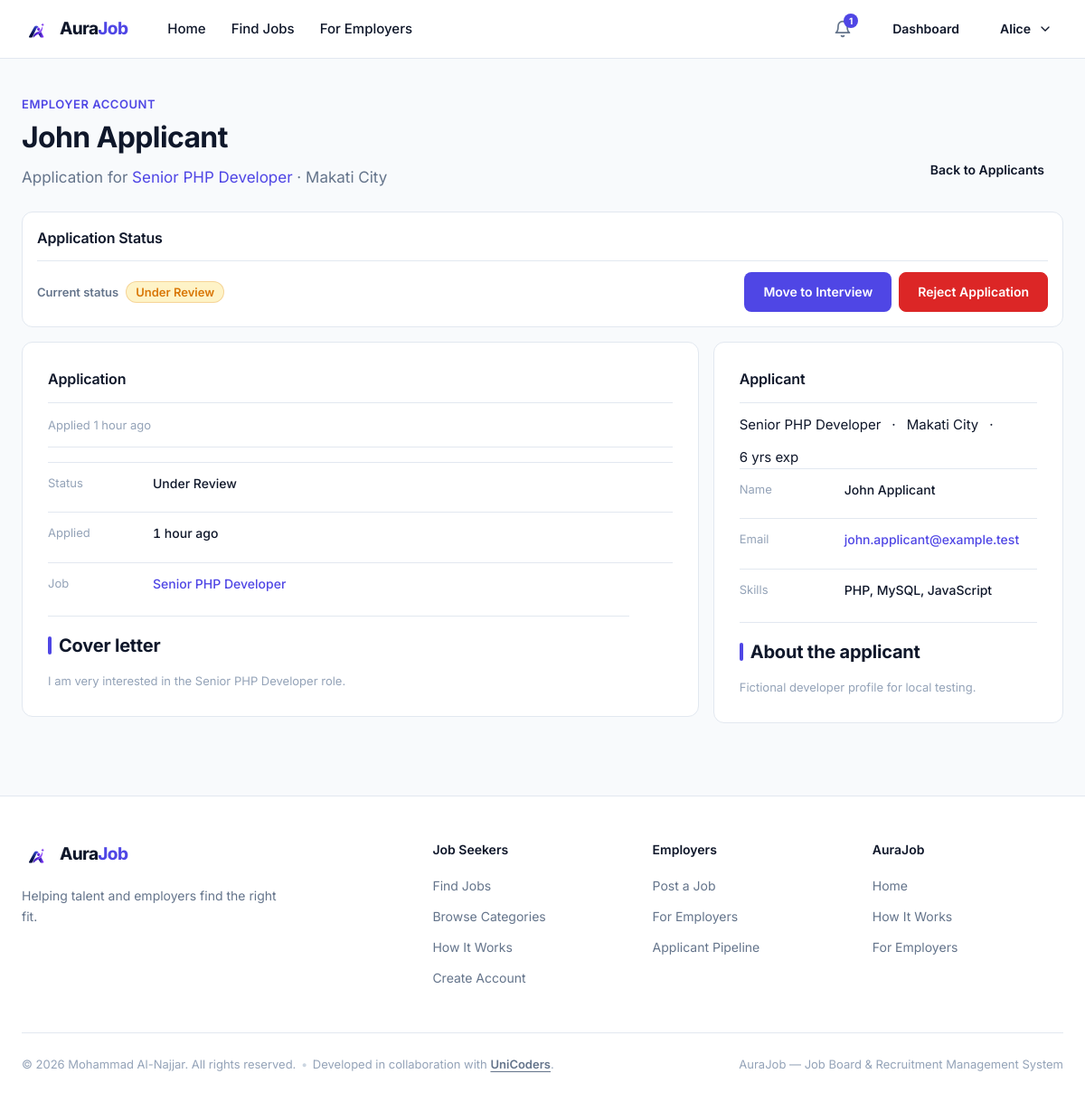
/employer/application.php?id=1 (signed in), run on the app's committed database.
### tables this page shows
CREATE TABLE applications (
    id           INT UNSIGNED  NOT NULL AUTO_INCREMENT,
    applicant_id INT UNSIGNED  NOT NULL,
    job_id       INT UNSIGNED  NOT NULL,
    status       ENUM('applied','under_review','interview','accepted','rejected') NOT NULL DEFAULT 'applied',
    cover_letter TEXT          NULL,
    applied_at   TIMESTAMP     NOT NULL DEFAULT CURRENT_TIMESTAMP,
    updated_at   TIMESTAMP     NOT NULL DEFAULT CURRENT_TIMESTAMP ON UPDATE CURRENT_TIMESTAMP,
    PRIMARY KEY (id),
    UNIQUE KEY uq_applications_applicant_job (applicant_id, job_id),
    KEY idx_applications_applicant (applicant_id),
    KEY idx_applications_job (job_id),
    KEY idx_applications_status (status),
    CONSTRAINT fk_applications_applicant
        FOREIGN KEY (applicant_id) REFERENCES users (id)
        ON DELETE CASCADE,
    CONSTRAINT fk_applications_job
        FOREIGN KEY (job_id) REFERENCES jobs (id)
        ON DELETE CASCADE
);

CREATE TABLE users (
    id             INT UNSIGNED     NOT NULL AUTO_INCREMENT,
    name           VARCHAR(100)     NOT NULL,
    email          VARCHAR(190)     NOT NULL,
    password_hash  VARCHAR(255)     NOT NULL,
    role           ENUM('applicant','employer') NOT NULL DEFAULT 'applicant',
    status         ENUM('active','inactive','banned') NOT NULL DEFAULT 'active',
    created_at     TIMESTAMP        NOT NULL DEFAULT CURRENT_TIMESTAMP,
    updated_at     TIMESTAMP        NOT NULL DEFAULT CURRENT_TIMESTAMP ON UPDATE CURRENT_TIMESTAMP,
    PRIMARY KEY (id),
    UNIQUE KEY uq_users_email (email)
);

CREATE TABLE jobs (
    id                    INT UNSIGNED  NOT NULL AUTO_INCREMENT,
    company_id            INT UNSIGNED  NOT NULL,
    employer_id           INT UNSIGNED  NOT NULL,
    category_id           INT UNSIGNED  NOT NULL,
    title                 VARCHAR(150)  NOT NULL,
    description           TEXT          NOT NULL,
    requirements          TEXT          NULL,
    location              VARCHAR(150)  NOT NULL,
    salary_min            DECIMAL(12,2) NULL,
    salary_max            DECIMAL(12,2) NULL,
    employment_type       ENUM('full_time','part_time','contract','internship','freelance') NOT NULL,
    work_mode             ENUM('onsite','remote','hybrid') NOT NULL DEFAULT 'onsite',
    experience_level      ENUM('entry','junior','mid','senior','lead') NOT NULL DEFAULT 'entry',
    application_deadline  DATE          NULL,
    status                ENUM('active','closed','draft') NOT NULL DEFAULT 'active',
    created_at            TIMESTAMP     NOT NULL DEFAULT CURRENT_TIMESTAMP,
    updated_at            TIMESTAMP     NOT NULL DEFAULT CURRENT_TIMESTAMP ON UPDATE CURRENT_TIMESTAMP,
    PRIMARY KEY (id),
    KEY idx_jobs_status (status),
    KEY idx_jobs_category (category_id),
    KEY idx_jobs_location (location),
    KEY idx_jobs_company (company_id),
    KEY idx_jobs_employer (employer_id),
    KEY idx_jobs_created (created_at),
    CONSTRAINT fk_jobs_company
        FOREIGN KEY (company_id) REFERENCES companies (id)
        ON DELETE CASCADE,
    CONSTRAINT fk_jobs_employer
        FOREIGN KEY (employer_id) REFERENCES users (id)
        ON DELETE CASCADE,
    CONSTRAINT fk_jobs_category
        FOREIGN KEY (category_id) REFERENCES categories (id)
        ON DELETE RESTRICT
);

CREATE TABLE applicant_profiles (
    id                 INT UNSIGNED   NOT NULL AUTO_INCREMENT,
    user_id            INT UNSIGNED   NOT NULL,
    professional_title VARCHAR(100)   NULL,
    bio                TEXT           NULL,
    phone              VARCHAR(255)   NULL,
    location           VARCHAR(120)   NULL,
    experience_years   TINYINT UNSIGNED NULL,
    skills             TEXT           NULL,
    cv_path            VARCHAR(255)   NULL,
    created_at         TIMESTAMP      NOT NULL DEFAULT CURRENT_TIMESTAMP,
    updated_at         TIMESTAMP      NOT NULL DEFAULT CURRENT_TIMESTAMP ON UPDATE CURRENT_TIMESTAMP,
    PRIMARY KEY (id),
    UNIQUE KEY uq_applicant_profiles_user (user_id),
    CONSTRAINT fk_applicant_profiles_user
        FOREIGN KEY (user_id) REFERENCES users (id)
        ON DELETE CASCADE
);

### app/Core/auth.php (called while the page is built, shortened)
<?php
function hirepeak_session_is_https(): bool
{
    return !empty($_SERVER['SERVER_PORT']) && (int) $_SERVER['SERVER_PORT'] === 443;
}
function hirepeak_user(): ?array
{
    $user = $_SESSION['user'];
    return $user;
}
function hirepeak_require_auth(): array
{
    $user = hirepeak_user();
    return $user;
}
function hirepeak_require_role(string $role): array
{
    $user = hirepeak_require_auth();
    return $user;
}

### app/Support/applies-form.php (called while the page is built, shortened)
<?php
function hirepeak_application_transitions(): array
{
    return [
        'applied'      => ['under_review', 'rejected'],
        'under_review' => ['interview', 'rejected'],
        'interview'    => ['accepted', 'rejected'],
        'accepted'     => [],
        'rejected'     => [],
    ];
}

### public/employer/application.php (the view, shortened to what this page needs)
<?php
require dirname(__DIR__, 2) . '/app/Support/html.php';
require dirname(__DIR__, 2) . '/app/Support/applies-form.php';
$user = hirepeak_require_role('employer');
$uid  = (int) $user['id'];
$appId = (int) ($_GET['id'] ?? 0);
$appId = $appId > 0 ? $appId : 0;
$loadError  = false;
$application = null;
try {
    $db = hirepeak_db();
    $stmt = $db->prepare(
        'SELECT a.id, a.job_id, a.status, a.applied_at, a.cover_letter,
                j.title AS job_title,
                j.location AS job_location,
                u.name AS applicant_name,
                u.email AS applicant_email,
                ap.professional_title,
                ap.bio,
                ap.phone,
                ap.location AS applicant_location,
                ap.experience_years,
                ap.skills,
                ap.cv_path
         FROM applications a
         INNER JOIN jobs j ON j.id = a.job_id
         INNER JOIN users u ON u.id = a.applicant_id
         LEFT JOIN applicant_profiles ap ON ap.user_id = a.applicant_id
         WHERE a.id = ? AND j.employer_id = ?
         LIMIT 1'
    );
    $stmt->bind_param('ii', $appId, $uid);
    $stmt->execute();
    $application = $stmt->get_result()->fetch_assoc() ?: null;
} catch (\Throwable $e) {
    error_log('[hirepeak] employer application load failed: ' . $e->getMessage());
    $loadError = true;
}
?>
<!DOCTYPE html>
<html lang="en">
<head>
  <link rel="stylesheet" href="/assets/css/style.css">
</head>
<body>
  <?php require dirname(__DIR__, 2) . '/app/Views/header.php'; ?>
  <main id="main" class="dash-main employer-application-page">
    <div class="container">
      <?php if ($loadError): ?>
        <section class="dash-alert" role="alert" aria-labelledby="application-error-title">
          <h1 id="application-error-title">Something went wrong on our side.</h1>
          <p>We couldn't load this application right now. Please try again in a moment.</p>
          <a class="btn btn--primary" href="<?php echo hirepeak_url('employer/applicants.php?job_id=' . (int) $application['job_id']); ?>">Back to Applicants</a>
        </section>
      <?php else: ?>
        <?php
        $jobId     = (int) $application['job_id'];
        $status    = (string) $application['status'];
        $statusLabel = hirepeak_application_status_label($status);
        $nextStatuses = hirepeak_application_transitions()[$status] ?? [];
        $transitionLabel = [
            'under_review' => 'Move to Under Review',
            'interview'    => 'Move to Interview',
            'accepted'     => 'Accept Application',
            'rejected'     => 'Reject Application',
        ];
        ?>
        <header class="dash-head dash-head--application-review">
          <div>
            <p class="dash-eyebrow">Employer account</p>
            <h1 class="dash-title"><?php echo hirepeak_esc((string) $application['applicant_name']); ?></h1>
            <p class="dash-text">Application for
              <a class="job-inline-link" href="<?php echo hirepeak_url('job-details.php?id=' . (int) $jobId); ?>"><?php echo hirepeak_esc((string) $application['job_title']); ?></a>
              <?php if (trim((string) ($application['job_location'] ?? '')) !== ''): ?>
                &middot; <?php echo hirepeak_esc((string) $application['job_location']); ?>
              <?php endif; ?>
            </p>
          </div>
          <div class="dash-head__cta-wrap">
            <a class="btn btn--ghost" href="<?php echo hirepeak_url('employer/applicants.php?job_id=' . (int) $jobId); ?>">Back to Applicants</a>
          </div>
        </header>
        <section class="dash-panel dash-panel--full application-status-panel" aria-labelledby="application-status-title">
          <div class="panel-head">
            <h2 class="panel-head__title" id="application-status-title">Application Status</h2>
          </div>
          <div class="application-status-panel__body">
            <div class="application-status-panel__current">
              <span class="application-status-panel__label">Current status</span>
              <?php echo hirepeak_application_status_badge($status); ?>
            </div>
            <?php if ($nextStatuses !== []): ?>
              <div class="application-status-panel__actions" aria-label="Available status actions">
                <?php foreach ($nextStatuses as $nextStatus): ?>
                  <form class="inline-form" action="<?php echo hirepeak_url('employer/application.php?id=' . (int) $appId); ?>" method="post">
                    <button class="btn <?php echo $nextStatus === 'rejected' ? 'btn--danger' : 'btn--primary'; ?>" type="submit">
                      <?php echo hirepeak_esc((string) ($transitionLabel[$nextStatus] ?? hirepeak_application_status_label((string) $nextStatus))); ?>
                    </button>
                  </form>
                <?php endforeach; ?>
              </div>
            <?php else: ?>
              <p class="application-status-panel__final"><?php echo hirepeak_esc($statusLabel); ?> is a final status — no further status changes are available.</p>
            <?php endif; ?>
          </div>
        </section>
        <div class="jd-layout employer-application-layout">
          <section class="dash-panel jd-main employer-application-card" aria-labelledby="application-overview-title">
            <div class="panel-head">
              <h2 class="panel-head__title" id="application-overview-title">Application</h2>
            </div>
            <p class="application-overview__meta">
              <span class="app-row__date">Applied <?php echo hirepeak_esc(hirepeak_relative_time((string) $application['applied_at'])); ?></span>
            </p>
            <dl class="jd-facts__list">
              <?php if ($statusLabel !== ''): ?>
                <div class="jd-fact"><dt>Status</dt><dd><?php echo hirepeak_esc((string) $statusLabel); ?></dd></div>
              <?php endif; ?>
              <div class="jd-fact"><dt>Applied</dt><dd><?php echo hirepeak_esc(hirepeak_relative_time((string) $application['applied_at'])); ?></dd></div>
              <div class="jd-fact"><dt>Job</dt><dd><a href="<?php echo hirepeak_url('job-details.php?id=' . (int) $jobId); ?>"><?php echo hirepeak_esc((string) $application['job_title']); ?></a></dd></div>
            </dl>
            <?php if (trim((string) ($application['cover_letter'] ?? '')) !== ''): ?>
              <div class="jd-prose">
                <h2>Cover letter</h2>
                <p class="apply-details__note"><?php echo hirepeak_esc($application['cover_letter']); ?></p>
              </div>
            <?php endif; ?>
          </section>
          <aside class="dash-panel jd-aside employer-applicant-card" aria-labelledby="applicant-details-title">
            <div class="panel-head">
              <h2 class="panel-head__title" id="applicant-details-title">Applicant</h2>
            </div>
            <p class="app-row__meta">
              <?php echo hirepeak_esc((string) ($application['professional_title'] ?? '')); ?>
              <?php if (trim((string) ($application['applicant_location'] ?? '')) !== ''): ?>
                <span class="row-dot" aria-hidden="true">&middot;</span>
                <?php echo hirepeak_esc((string) $application['applicant_location']); ?>
              <?php endif; ?>
              <?php if ((int) ($application['experience_years'] ?? 0) > 0): ?>
                <span class="row-dot" aria-hidden="true">&middot;</span>
                <?php echo (int) $application['experience_years']; ?> yrs exp
              <?php endif; ?>
            </p>
            <dl class="jd-facts__list">
              <div class="jd-fact"><dt>Name</dt><dd><?php echo hirepeak_esc((string) $application['applicant_name']); ?></dd></div>
              <div class="jd-fact"><dt>Email</dt><dd><a href="mailto:<?php echo hirepeak_esc((string) $application['applicant_email']); ?>"><?php echo hirepeak_esc((string) $application['applicant_email']); ?></a></dd></div>
              <?php if (trim((string) ($application['skills'] ?? '')) !== ''): ?>
                <div class="jd-fact"><dt>Skills</dt><dd><?php echo hirepeak_esc((string) $application['skills']); ?></dd></div>
              <?php endif; ?>
            </dl>
            <?php if (trim((string) ($application['bio'] ?? '')) !== ''): ?>
              <div class="jd-prose">
                <h2>About the applicant</h2>
                <p class="apply-details__note"><?php echo hirepeak_esc((string) $application['bio']); ?></p>
              </div>
            <?php endif; ?>
          </aside>
        </div>
      <?php endif; ?>
    </div>
  </main>
  <?php require dirname(__DIR__, 2) . '/app/Views/footer.php'; ?>
</body>
</html>

### app/Support/html.php (shortened to what this page needs)
<?php
require_once __DIR__ . '/../Core/auth.php';
function hirepeak_url(string $path): string
{
    $path = ltrim($path, '/');
    return $path === '' ? '/' : '/' . $path;
}
function hirepeak_esc(?string $value): string
{
    return htmlspecialchars((string) $value, ENT_QUOTES, 'UTF-8');
}
function hirepeak_application_statuses(): array
{
    return [
        'applied'      => 'Applied',
        'under_review' => 'Under Review',
        'interview'    => 'Interview',
        'accepted'     => 'Accepted',
        'rejected'     => 'Rejected',
    ];
}
function hirepeak_application_status_label(string $status): string
{
    $map = hirepeak_application_statuses();
    return $map[$status] ?? $status;
}
function hirepeak_application_status_class(string $status): string
{
    return match ($status) {
        'applied'      => 'status-badge--applied',
        'under_review' => 'status-badge--review',
        'interview'    => 'status-badge--interview',
        'accepted'     => 'status-badge--accepted',
        'rejected'     => 'status-badge--rejected',
        default        => 'status-badge--neutral',
    };
}
function hirepeak_application_status_badge(string $status): string
{
    $label = hirepeak_esc(hirepeak_application_status_label($status));
    $class = hirepeak_application_status_class($status);
    return '<span class="status-badge ' . $class . '">' . $label . '</span>';
}
    ?><!DOCTYPE html>
</html><?php
function hirepeak_relative_time(?string $timestamp): string
{
    $time = strtotime($timestamp);
    $diff = time() - $time;
    if ($diff < 86400) {
        $h = (int) floor($diff / 3600);
        return $h === 1 ? '1 hour ago' : $h . ' hours ago';
    }
    return date('M j, Y', $time);
}

### data on the page
applications: applicant.name "John Applicant", job.title "Senior PHP Developer", job.location "Makati City", status "Under Review", status "Move to Interview", status "Reject Application", applied_at "1 hour ago", cover_letter "I am very interested in the Senior PHP Developer role.", applicant_profiles.professional_title "Senior PHP Developer", applicant_profiles.location "Makati City", applicant_profiles.experience_years "6", applicant.email "john.applicant@example.test", applicant_profiles.skills "PHP, MySQL, JavaScript", applicant_profiles.bio "Fictional developer profile for local testing."

### other printed values
hirepeak_esc($hpItem['label']) "Home"
hirepeak_esc($hpItem['label']) "Find Jobs"
hirepeak_esc($hpItem['label']) "For Employers"
$hpUnread "1"
hirepeak_esc($hpFirstName) "Alice"
